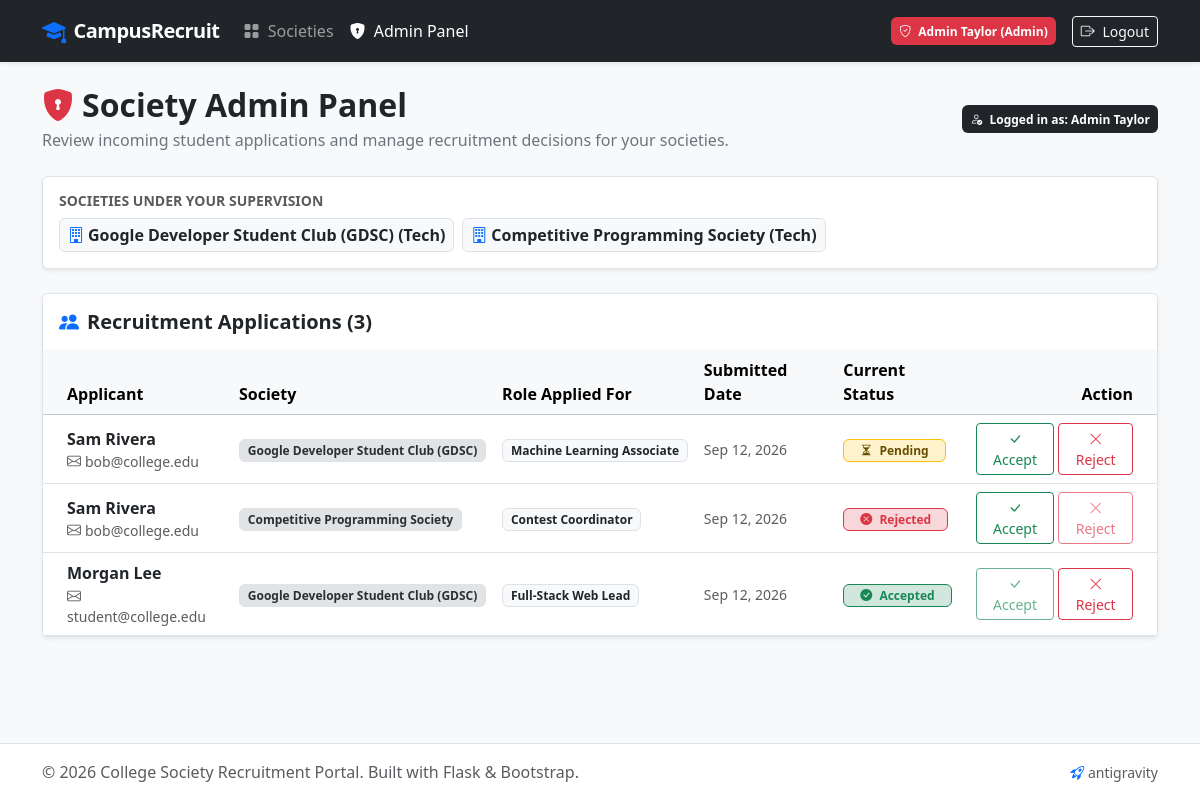
The page /admin (signed in) on the database its author committed.
### app.py (models this page shows, shortened)
class User(UserMixin, db.Model):
    __tablename__ = 'users'
    id = db.Column(db.Integer, primary_key=True)
    name = db.Column(db.String(100), nullable=False)
    email = db.Column(db.String(120), unique=True, nullable=False, index=True)
    password_hash = db.Column(db.String(256), nullable=False)
    role = db.Column(db.String(20), nullable=False, default='student')  # 'student' or 'admin'
    managed_societies = db.relationship('Society', backref='admin', lazy=True)
    applications = db.relationship('Application', backref='student', lazy=True)
    def is_admin(self):
        return self.role == 'admin'

class Society(db.Model):
    __tablename__ = 'societies'
    id = db.Column(db.Integer, primary_key=True)
    name = db.Column(db.String(100), nullable=False)
    description = db.Column(db.Text, nullable=False)
    category = db.Column(db.String(50), nullable=False)  # e.g., 'Tech', 'Cultural', 'Sports'
    admin_id = db.Column(db.Integer, db.ForeignKey('users.id'), nullable=False)
    applications = db.relationship('Application', backref='society', lazy=True, cascade='all, delete-orphan')

class Application(db.Model):
    __tablename__ = 'applications'
    id = db.Column(db.Integer, primary_key=True)
    student_id = db.Column(db.Integer, db.ForeignKey('users.id'), nullable=False)
    society_id = db.Column(db.Integer, db.ForeignKey('societies.id'), nullable=False)
    role_applied_for = db.Column(db.String(100), nullable=False)
    status = db.Column(db.String(20), nullable=False, default='Pending')  # 'Pending', 'Accepted', 'Rejected'
    applied_at = db.Column(db.DateTime, default=lambda: datetime.now(timezone.utc))

### app.py (the view)
@app.route('/admin')
@admin_required
def admin_panel():
    managed_societies = Society.query.filter_by(admin_id=current_user.id).all()
    managed_society_ids = [s.id for s in managed_societies]
    applications = []
    if managed_society_ids:
        applications = Application.query.filter(
            Application.society_id.in_(managed_society_ids)
        ).order_by(Application.applied_at.desc()).all()
    return render_template(
        'admin.html',
        managed_societies=managed_societies,
        applications=applications
    )

### app.py (called while the page is built)
@login_manager.user_loader
def load_user(user_id):
    return db.session.get(User, int(user_id))

def admin_required(f):
    @wraps(f)
    @login_required
    def decorated_function(*args, **kwargs):
        if not current_user.is_admin():
            abort(403)
        return f(*args, **kwargs)
    return decorated_function

### templates/admin.html (shortened to what this page needs)
{% extends 'layout.html' %}
{% block content %}
<div class="row mb-4 align-items-center">
    <div class="col-md-8">
        <h2 class="fw-bold mb-1">
            <i class="bi bi-shield-lock-fill text-danger me-2"></i>Society Admin Panel
        </h2>
        <p class="text-secondary mb-0">Review incoming student applications and manage recruitment decisions for your societies.</p>
    </div>
    <div class="col-md-4 text-md-end mt-3 mt-md-0">
        <span class="badge bg-dark p-2">
            <i class="bi bi-person-check me-1"></i> Logged in as: {{ current_user.name }}
        </span>
    </div>
</div>
<div class="card mb-4 border shadow-sm">
    <div class="card-body">
        <h6 class="fw-bold text-uppercase text-muted small mb-2">Societies Under Your Supervision</h6>
        <div class="d-flex flex-wrap gap-2">
            {% for s in managed_societies %}
                <span class="badge bg-light text-dark border p-2 fs-6">
                    <i class="bi bi-building me-1 text-primary"></i>{{ s.name }} ({{ s.category }})
                </span>
            {% else %}
                <span class="text-muted small">No societies are currently assigned to your admin account.</span>
            {% endfor %}
        </div>
    </div>
</div>
<div class="card shadow-sm border">
    <div class="card-header bg-white py-3 border-0 d-flex justify-content-between align-items-center">
        <h5 class="fw-bold mb-0">
            <i class="bi bi-people-fill text-primary me-2"></i>Recruitment Applications ({{ applications|length }})
        </h5>
    </div>
    {% if applications %}
        <div class="table-responsive">
            <table class="table table-hover align-middle mb-0">
                <thead class="table-light">
                    <tr>
                        <th scope="col" class="ps-4">Applicant</th>
                        <th scope="col">Society</th>
                        <th scope="col">Role Applied For</th>
                        <th scope="col">Submitted Date</th>
                        <th scope="col">Current Status</th>
                        <th scope="col" class="text-end pe-4">Action</th>
                    </tr>
                </thead>
                <tbody>
                    {% for app in applications %}
                        <tr>
                            <td class="ps-4">
                                <div class="fw-bold text-dark">{{ app.student.name }}</div>
                                <div class="text-muted small"><i class="bi bi-envelope me-1"></i>{{ app.student.email }}</div>
                            </td>
                            <td>
                                <span class="badge bg-secondary-subtle text-secondary-emphasis border">
                                    {{ app.society.name }}
                                </span>
                            </td>
                            <td>
                                <span class="badge bg-light text-dark border">{{ app.role_applied_for }}</span>
                            </td>
                            <td class="text-muted small">
                                {{ app.applied_at.strftime('%b %d, %Y') if app.applied_at else 'Recent' }}
                            </td>
                            <td>
                                {% if app.status == 'Accepted' %}
                                    <span class="badge bg-success-subtle text-success border border-success px-3 py-1">
                                        <i class="bi bi-check-circle-fill me-1"></i> Accepted
                                    </span>
                                {% elif app.status == 'Rejected' %}
                                    <span class="badge bg-danger-subtle text-danger border border-danger px-3 py-1">
                                        <i class="bi bi-x-circle-fill me-1"></i> Rejected
                                    </span>
                                {% else %}
                                    <span class="badge bg-warning-subtle text-warning-emphasis border border-warning px-3 py-1">
                                        <i class="bi bi-hourglass-split me-1"></i> Pending
                                    </span>
                                {% endif %}
                            </td>
                            <td class="text-end pe-4">
                                <div class="btn-group" role="group">
                                    <form method="POST" action="{{ url_for('update_status', application_id=app.id) }}" class="d-inline">
                                        <button type="submit" class="btn btn-outline-success btn-sm me-1" {% if app.status == 'Accepted' %}disabled{% endif %} title="Accept Applicant">
                                            <i class="bi bi-check-lg"></i> Accept
                                        </button>
                                    </form>
                                    <form method="POST" action="{{ url_for('update_status', application_id=app.id) }}" class="d-inline">
                                        <button type="submit" class="btn btn-outline-danger btn-sm" {% if app.status == 'Rejected' %}disabled{% endif %} title="Reject Applicant">
                                            <i class="bi bi-x-lg"></i> Reject
                                        </button>
                                    </form>
                                </div>
                            </td>
                        </tr>
                    {% endfor %}
                </tbody>
            </table>
        </div>
    {% else %}
        <div class="text-center py-5">
            <i class="bi bi-inbox fs-1 text-muted"></i>
            <h5 class="mt-3 text-muted">No applications submitted yet.</h5>
            <p class="text-muted small">When students apply to your societies, their applications will appear here for review.</p>
        </div>
    {% endif %}
</div>
{% endblock %}

### templates/layout.html (shortened to what this page needs)
<!DOCTYPE html>
<html lang="en">
<head>
    <link href="https://cdn.jsdelivr.net/npm/bootstrap@5.3.3/dist/css/bootstrap.min.css" rel="stylesheet">
    <link rel="stylesheet" href="https://cdn.jsdelivr.net/npm/bootstrap-icons@1.11.3/font/bootstrap-icons.min.css">
</head>
<body>
    <nav class="navbar navbar-expand-lg navbar-dark bg-dark sticky-top shadow-sm">
        <div class="container">
            <a class="navbar-brand d-flex align-items-center" href="{{ url_for('index') }}">
                <i class="bi bi-mortarboard-fill text-primary me-2 fs-4"></i>
                <span>CampusRecruit</span>
            </a>
            <div class="collapse navbar-collapse" id="navbarMain">
                <ul class="navbar-nav me-auto mb-2 mb-lg-0">
                    <li class="nav-item">
                        <a class="nav-link {% if request.endpoint == 'index' %}active{% endif %}" href="{{ url_for('index') }}">
                            <i class="bi bi-grid-fill me-1"></i> Societies
                        </a>
                    </li>
                    {% if current_user.is_authenticated %}
                        {% if current_user.role == 'student' %}
                            <li class="nav-item">
                                <a class="nav-link {% if request.endpoint == 'dashboard' %}active{% endif %}" href="{{ url_for('dashboard') }}">
                                    <i class="bi bi-speedometer2 me-1"></i> My Dashboard
                                </a>
                            </li>
                        {% elif current_user.role == 'admin' %}
                            <li class="nav-item">
                                <a class="nav-link {% if request.endpoint == 'admin_panel' %}active{% endif %}" href="{{ url_for('admin_panel') }}">
                                    <i class="bi bi-shield-lock-fill me-1"></i> Admin Panel
                                </a>
                            </li>
                        {% endif %}
                    {% endif %}
                </ul>
                <ul class="navbar-nav ms-auto align-items-lg-center">
                    {% if current_user.is_authenticated %}
                        <li class="nav-item me-lg-3 my-2 my-lg-0">
                            <span class="badge {% if current_user.role == 'admin' %}bg-danger{% else %}bg-secondary{% endif %} p-2">
                                <i class="bi {% if current_user.role == 'admin' %}bi-shield-check{% else %}bi-person{% endif %} me-1"></i>
                                {{ current_user.name }} ({{ current_user.role|capitalize }})
                            </span>
                        </li>
                        <li class="nav-item">
                            <a class="btn btn-outline-light btn-sm" href="{{ url_for('logout') }}">
                                <i class="bi bi-box-arrow-right me-1"></i> Logout
                            </a>
                        </li>
                    {% endif %}
                </ul>
            </div>
        </div>
    </nav>
    <main class="main-content py-4">
        <div class="container">
            {% block content %}{% endblock %}
        </div>
    </main>
    <footer class="bg-white border-top py-3 text-center text-muted">
        <div class="container d-flex flex-wrap justify-content-between align-items-center">
            <span>&copy; 2026 College Society Recruitment Portal. Built with Flask &amp; Bootstrap.</span>
            <span>
                <a href="{{ url_for('fly') }}" class="text-decoration-none text-muted small" title="Antigravity Easter Egg">
                    <i class="bi bi-rocket-takeoff text-primary"></i> antigravity
                </a>
            </span>
        </div>
    </footer>
</body>
</html>

### templates/layout.html (style rules this page uses)
body { background-color: #f8f9fa; min-height: 100vh; display: flex; flex-direction: column; }
.main-content { flex: 1 0 auto; }
.navbar-brand { font-weight: 700; letter-spacing: -0.5px; }
.card { border: none; box-shadow: 0 0.125rem 0.25rem rgba(0, 0, 0, 0.075); transition: transform 0.2s ease, box-shadow 0.2s ease; }
footer { margin-top: auto; }

### rows shown on the page
User: name "Admin Taylor", role "Admin"
Society: name "Google Developer Student Club (GDSC)", category "Tech"
Society: name "Competitive Programming Society", category "Tech"
Application: student.name "Sam Rivera", student.email "bob@college.edu", society.name "Google Developer Student Club (GDSC)", role_applied_for "Machine Learning Associate", applied_at "Sep 12, 2026", status "Pending" (drawn)
Application: student.name "Sam Rivera", student.email "bob@college.edu", society.name "Competitive Programming Society", role_applied_for "Contest Coordinator", applied_at "Sep 12, 2026", status "Rejected" (drawn)
Application: student.name "Morgan Lee", student.email "student@college.edu", society.name "Google Developer Student Club (GDSC)", role_applied_for "Full-Stack Web Lead", applied_at "Sep 12, 2026", status "Accepted" (drawn)

### other values the page prints
{{ applications|length }} "3"
